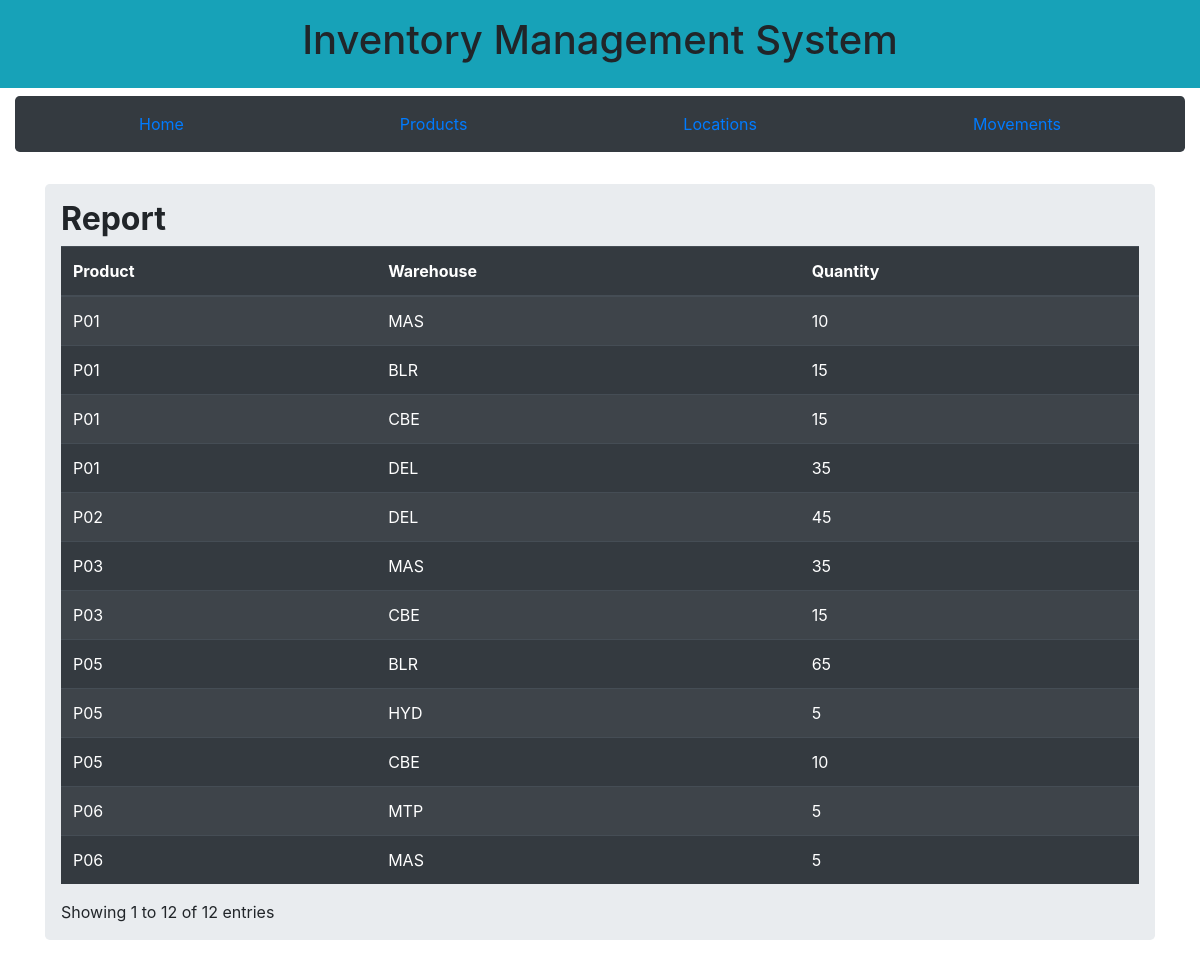
The page /home on the database its author committed.
### app.py (models this page shows, shortened)
class Movements(db.Model):
    movementID = db.Column(db.Integer, primary_key = True)
    timeStamp = db.Column(db.String(100))
    fromLocation = db.Column(db.String(100))
    toLocation = db.Column(db.String(100))
    productID  = db.Column(db.String(100))
    quantity = db.Column(db.Integer)

class Products(db.Model):
    productID = db.Column(db.String(100), primary_key = True)
    productName = db.Column(db.String(100))

### app.py (the view)
@app.route("/home", methods=["POST", "GET"])
def report():
    movs = Movements.query.\
        join(Products, Movements.productID == Products.productID).\
        add_columns(
            Products.productID,
            Movements.quantity,
            Movements.fromLocation,
            Movements.toLocation,
            Movements.timeStamp).\
            order_by(Movements.toLocation).\
            order_by(Movements.movementID).\
        all()
    balancedDict = defaultdict(lambda: defaultdict(dict))
    for mov in movs:
        productID = mov.productID
        quantity = mov.quantity
        fromLocation = mov.fromLocation
        toLocation = mov.toLocation
        if fromLocation:
            if "quantity" not in balancedDict[productID][fromLocation]:
                balancedDict[productID][fromLocation]["quantity"] = 0
            balancedDict[productID][fromLocation]["quantity"] -= quantity
        if toLocation:
            if "quantity" not in balancedDict[productID][toLocation]:
                balancedDict[productID][toLocation]["quantity"] = 0
            balancedDict[productID][toLocation]["quantity"] += quantity
    return render_template("report.html", movements=balancedDict)

### templates/report.html (shortened to what this page needs)
{% extends "base.html" %}
{% block body %}
<div class="container">
    <div class="row">
        <div class="col md-12">
            <div class="jumbotron p-3 bg-grey ">
                <h2>
                    <b>
                        Report
                    </b>
                </h2>
                    <table class="table table-hover table-dark table-striped" id="example">
                        <thead>
                            <tr>
                                <th> Product </th>
                                <th> Warehouse </th>
                                <th> Quantity </th>
                            </tr>
                        </thead>
                        <tbody>
                            {% for pkey, values in movements.items() %}
                                        {% set count = values|length() %}
                                        <tr>
                                            <td>{{pkey}}</td>
                                            {% for key, value in values.items() %}
                                                <td>{{key}}</td>
                                                <td>{{value.quantity}}</td>
                                                {% if values|length() > 1 %}
                                                    {% if values|last != key %}
                                        </tr>
                                        <tr>
                                            <td>{{pkey}}</td>
                                                {% endif %}
                                                {% endif %}
                                                {% endfor %}
                                        </tr>
                                        {% endfor %}
                        </tbody>
                    </table>
                </div>
         </div>
     </div>
 </div>
{% endblock %}

### rows shown on the page
Movements: productID "P05", toLocation "BLR", quantity "65"
Products: productID "P05"
Movements: fromLocation "HYD", quantity "5"
Movements: toLocation "CBE", quantity "10"
Movements: productID "P01", fromLocation "MAS", quantity "10", toLocation "BLR", quantity "15"
Products: productID "P01"
Movements: toLocation "CBE", quantity "15"
Movements: toLocation "DEL", quantity "35"
Movements: productID "P03", fromLocation "MAS", quantity "35", toLocation "CBE", quantity "15"
Products: productID "P03"
Movements: productID "P02", toLocation "DEL", quantity "45"
Movements: productID "P06", fromLocation "MTP", quantity "5", toLocation "MAS"
Products: productID "P06"
